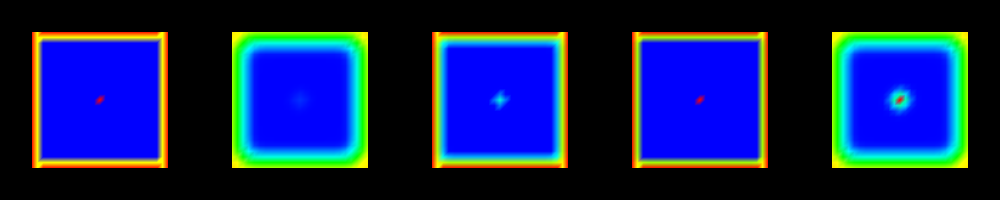

This chart was generated by the following Python code:
#!/usr/bin/env python

# Demonstrate vtkAttributeSmoothingFilter with five smoothing
# strategies on synthetic scalar data: original, all points,
# all but boundary, adjacent to boundary, and smoothing mask.

# Factory overrides
import vtkmodules.vtkInteractionStyle  # noqa: F401
import vtkmodules.vtkRenderingFreeType  # noqa: F401
import vtkmodules.vtkRenderingOpenGL2  # noqa: F401

from vtkmodules.vtkCommonCore import (
    vtkFloatArray,
    vtkPoints,
    vtkUnsignedCharArray,
)
from vtkmodules.vtkCommonDataModel import (
    vtkCellArray,
    vtkPolyData,
)
from vtkmodules.vtkFiltersGeometry import vtkAttributeSmoothingFilter
from vtkmodules.vtkFiltersSources import vtkPlaneSource
from vtkmodules.vtkRenderingCore import (
    vtkActor,
    vtkPolyDataMapper,
    vtkRenderWindow,
    vtkRenderWindowInteractor,
    vtkRenderer,
)

# Control test size
res = 25

# Generate synthetic plane data
ps = vtkPlaneSource()
ps.SetXResolution(res - 1)
ps.SetYResolution(res - 1)
ps.Update()

pd = vtkPolyData()
pd.SetPoints(ps.GetOutput().GetPoints())
pd.SetPolys(ps.GetOutput().GetPolys())

# Create synthetic scalar data
s = vtkFloatArray()
s.SetNumberOfTuples(res * res)
s.Fill(4)
pd.GetPointData().SetScalars(s)

# Set row values
for x in range(0, res):
    s.SetTuple1(x + 1 * res, 1)  # Row 1
    s.SetTuple1(x + (res - 2) * res, 1)  # Row res-2
    s.SetTuple1(x + 0 * res, 0)  # Row 0
    s.SetTuple1(x + (res - 1) * res, 0)  # Row res-1

# Set column values
for y in range(0, res):
    s.SetTuple1(1 + y * res, 1)  # Column 1
    s.SetTuple1((res - 2) + y * res, 1)  # Column res-2
    s.SetTuple1(0 + y * res, 0)  # Column 0
    s.SetTuple1((res - 1) + y * res, 0)  # Column res-1

# Set center point
s.SetTuple1(int(res / 2) + int(res / 2) * res, 0)

# Viewport 0: original data
mapper_0 = vtkPolyDataMapper()
mapper_0.SetInputData(pd)
mapper_0.SetScalarRange(0, 4)

actor_0 = vtkActor()
actor_0.SetMapper(mapper_0)

# Viewport 1: smooth all points
att_1 = vtkAttributeSmoothingFilter()
att_1.SetInputData(pd)
att_1.SetSmoothingStrategyToAllPoints()
att_1.SetNumberOfIterations(50)
att_1.SetRelaxationFactor(0.1)
att_1.Update()

mapper_1 = vtkPolyDataMapper()
mapper_1.SetInputConnection(att_1.GetOutputPort())
mapper_1.SetScalarRange(0, 4)

actor_1 = vtkActor()
actor_1.SetMapper(mapper_1)

# Viewport 2: smooth all but boundary
att_2 = vtkAttributeSmoothingFilter()
att_2.SetInputData(pd)
att_2.SetSmoothingStrategyToAllButBoundary()
att_2.SetNumberOfIterations(2)
att_2.SetRelaxationFactor(0.5)
att_2.Update()

mapper_2 = vtkPolyDataMapper()
mapper_2.SetInputConnection(att_2.GetOutputPort())
mapper_2.SetScalarRange(0, 4)

actor_2 = vtkActor()
actor_2.SetMapper(mapper_2)

# Viewport 3: smooth adjacent to boundary
att_3 = vtkAttributeSmoothingFilter()
att_3.SetInputData(pd)
att_3.SetSmoothingStrategyToAdjacentToBoundary()
att_3.SetNumberOfIterations(3)
att_3.SetRelaxationFactor(0.333)
att_3.Update()

mapper_3 = vtkPolyDataMapper()
mapper_3.SetInputConnection(att_3.GetOutputPort())
mapper_3.SetScalarRange(0, 4)

actor_3 = vtkActor()
actor_3.SetMapper(mapper_3)

# Viewport 4: smoothing mask (smooth all except center point)
smooth_array = vtkUnsignedCharArray()
smooth_array.SetNumberOfTuples(res * res)
smooth_array.Fill(1)
idx = int(res / 2) + int(res / 2) * res
smooth_array.SetTuple1(idx, 0)

att_4 = vtkAttributeSmoothingFilter()
att_4.SetInputData(pd)
att_4.SetSmoothingStrategyToSmoothingMask()
att_4.SetNumberOfIterations(50)
att_4.SetRelaxationFactor(0.10)
att_4.SetSmoothingMask(smooth_array)
att_4.Update()

mapper_4 = vtkPolyDataMapper()
mapper_4.SetInputConnection(att_4.GetOutputPort())
mapper_4.SetScalarRange(0, 4)

actor_4 = vtkActor()
actor_4.SetMapper(mapper_4)

# Create renderers for five viewports
renderer_0 = vtkRenderer()
renderer_0.SetViewport(0, 0, 0.20, 1)
renderer_0.AddActor(actor_0)
renderer_0.SetBackground(0, 0, 0)

renderer_1 = vtkRenderer()
renderer_1.SetViewport(0.20, 0, 0.40, 1)
renderer_1.AddActor(actor_1)
renderer_1.SetBackground(0, 0, 0)

renderer_2 = vtkRenderer()
renderer_2.SetViewport(0.40, 0, 0.60, 1)
renderer_2.AddActor(actor_2)
renderer_2.SetBackground(0, 0, 0)

renderer_3 = vtkRenderer()
renderer_3.SetViewport(0.60, 0, 0.80, 1)
renderer_3.AddActor(actor_3)
renderer_3.SetBackground(0, 0, 0)

renderer_4 = vtkRenderer()
renderer_4.SetViewport(0.80, 0, 1, 1)
renderer_4.AddActor(actor_4)
renderer_4.SetBackground(0, 0, 0)

# Window
render_window = vtkRenderWindow()
render_window.SetMultiSamples(0)
render_window.SetSize(1000, 200)
render_window.AddRenderer(renderer_0)
render_window.AddRenderer(renderer_1)
render_window.AddRenderer(renderer_2)
render_window.AddRenderer(renderer_3)
render_window.AddRenderer(renderer_4)
render_window.SetWindowName("attribute smoothing filter")

# Interactor
interactor = vtkRenderWindowInteractor()
interactor.SetRenderWindow(render_window)

interactor.Initialize()
interactor.Start()
